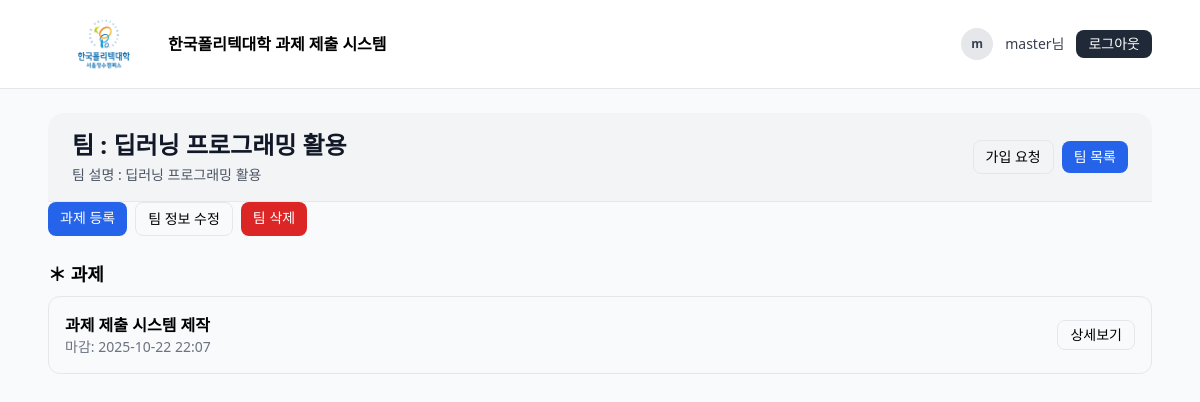
Screenshot of /teams/12 (signed in) with the database file from the repository.
### submit/models.py (models this page shows, shortened)
class Team(models.Model):
    owner = models.ForeignKey(
        User, on_delete=models.CASCADE, related_name="owned_teams", verbose_name="소유자(교수)"
    )
    name = models.CharField("팀명", max_length=100)
    description = models.TextField("설명", blank=True)
    join_code = models.CharField("팀코드", max_length=6, unique=True, editable=False)
    join_code_generated_at = models.DateTimeField("팀코드 발급일시", auto_now_add=True)
    created_at = models.DateTimeField("생성일시", auto_now_add=True)
    updated_at = models.DateTimeField("수정일시", auto_now=True)
    cover = models.ImageField("대표 이미지", upload_to="team_covers/", blank=True, null=True)
    class Meta:
        verbose_name = "팀"
        verbose_name_plural = "팀"
        constraints = [
            models.UniqueConstraint(fields=["owner", "name"], name="uq_team_owner_name"),
        ]
        ordering = ["name"]

class Assignment(models.Model):
    team = models.ForeignKey(Team, on_delete=models.CASCADE, related_name="assignments", verbose_name="팀")
    title = models.CharField("제목", max_length=120)
    description = models.TextField("설명", blank=True)
    due_at = models.DateTimeField("마감일시")
    max_score = models.PositiveIntegerField("배점", default=100)
    late_policy = models.CharField("지연 정책", max_length=50, blank=True)   # 예: "accept -10/day"
    file_rules = models.CharField("파일 규칙", max_length=100, blank=True)   # 예: "pdf,zip; 20MB"
    created_by = models.ForeignKey(User, on_delete=models.SET_NULL, null=True, verbose_name="등록자(교수)")
    created_at = models.DateTimeField("생성일시", auto_now_add=True)
    updated_at = models.DateTimeField("수정일시", auto_now=True)
    is_closed = models.BooleanField("마감됨", default=False)
    class Meta:
        verbose_name = "과제"
        verbose_name_plural = "과제"
        ordering = ["due_at"]

### submit/views.py (the view)
# urls.py: path('teams/<int:team_id>', views.team_detail, name='team_detail'),
@login_required
def team_detail(request, team_id):
    team = get_object_or_404(Team, pk=team_id)
    is_owner = (team.owner_id == request.user.id)
    is_member = TeamMembership.objects.filter(
        team=team,
        student=request.user,
        status="APPROVED"
    ).exists()
    if not (is_owner or is_member):
        return HttpResponseForbidden("팀 구성원만 접근할 수 있습니다.")
    assigns = Assignment.objects.filter(team=team).order_by('-due_at')
    my_submissions = {}
    if not is_owner:
        my_submissions = {
            s.assignment_id: s
            for s in Submission.objects.filter(assignment__team=team, student=request.user)
        }
    ctx = {
        "team": team,
        "assignments": assigns,
        "my_submissions": my_submissions,
        "is_owner": is_owner,
    }
    return render(request, 'teams/team_detail.html', ctx)

### templates/teams/team_detail.html (shortened to what this page needs)
{% extends 'base.html' %}
{% block content %}
<div class="flex items-center justify-between bg-gray-100 px-6 py-4 rounded-t-2xl border-b">
  <div>
    <h1 class="text-2xl font-bold text-gray-900">팀 : {{ team.name }}</h1>
    {% if team.description %}
      <p class="text-sm text-gray-600 mt-1">팀 설명 : {{ team.description }}</p>
    {% endif %}
  </div>
  <div class="flex items-center gap-2">
    {% if is_owner %}
      <a href="{% url 'team_requests' team_id=team.id %}"
         class="px-3 py-1.5 rounded-lg border text-sm hover:bg-gray-50">
        가입 요청
      </a>
      <a href="{% url 'teacher_team_list' %}"
         class="px-3 py-1.5 rounded-lg bg-blue-600 text-white text-sm hover:bg-blue-500">
        팀 목록
      </a>
    {% else %}
      <a href="{% url 'teacher_team_list' %}"
         class="inline-flex items-center gap-1 px-4 py-2 rounded-lg bg-blue-600 text-white text-sm font-medium shadow hover:bg-blue-500 transition">
         팀 목록으로
      </a>
    {% endif %}
  </div>
</div>
  {% if is_owner %}
  <div class="flex gap-2 mb-4">
    <a href="{% url 'assignment_create' team_id=team.id %}"
       class="px-3 py-1.5 rounded-lg bg-blue-600 text-white text-sm hover:bg-blue-500">
      과제 등록
    </a>
    <a href="{% url 'team_edit' team_id=team.id %}"
       class="px-3 py-1.5 rounded-lg border text-sm hover:bg-gray-50">
      팀 정보 수정
    </a>
    <a href="{% url 'team_delete' team_id=team.id %}"
       class="px-3 py-1.5 rounded-lg bg-red-600 text-white text-sm hover:bg-red-500">
      팀 삭제
    </a>
  </div>
  {% endif %}
  <h2 class="text-lg font-semibold mt-6 mb-2">＊ 과제</h2>
  {% if assignments %}
    <div class="divide-y border rounded-xl bg-gray-50">
      {% for a in assignments %}
      <div class="p-4 flex items-center justify-between">
        <div>
          <div class="font-semibold">{{ a.title }}</div>
          <div class="text-sm text-gray-500">
            마감: {{ a.due_at|date:"Y-m-d H:i" }}
          </div>
        </div>
        <div class="flex gap-2">
          <a href="{% url 'assignment_detail' team_id=team.id assignment_id=a.id %}"
             class="px-3 py-1 rounded-lg border text-sm hover:bg-gray-100">
            상세보기
          </a>
        </div>
      </div>
      {% endfor %}
    </div>
  {% else %}
    <p class="text-sm text-gray-600">등록된 과제가 없습니다.</p>
  {% endif %}
{% endblock %}

### templates/base.html (shortened to what this page needs)
<!doctype html>
<html lang="ko">
<head>
  {% load static %}
  <script src="https://cdn.tailwindcss.com"></script>
</head>
<body class="bg-gray-50">
  <header class="bg-white border-b border-gray-200">
    <div class="max-w-6xl mx-auto flex items-center justify-between px-6 py-3">
        <div class="flex items-center gap-2">
        <a href="{% url 'teacher_team_list' %}" class="flex items-center gap-2">
            <img src="{% static 'img/polytech.png' %}" alt="logo" class="h-[64px] w-auto" />
            <span class="font-semibold">한국폴리텍대학 과제 제출 시스템</span>
        </a>
        </div>
    <div class="flex items-center gap-3">
    {% if request.user.is_authenticated %}
        <span class="inline-flex h-8 w-8 items-center justify-center rounded-full bg-gray-200 text-xs font-semibold text-gray-700">
        {{ request.user.get_full_name|default:request.user.username|first }}
        </span>
    {% if request.user.is_authenticated %}
      {% with sp=request.user.studentprofile|default_if_none:None %}
        {% if sp and request.user.first_name %}
          <span class="text-sm text-gray-700">{{ sp.student_id }} {{ request.user.first_name }}님</span>
        {% elif request.user.first_name %}
          <span class="text-sm text-gray-700">{{ request.user.first_name }}님</span>
        {% else %}
          <span class="text-sm text-gray-700">{{ request.user.username }}님</span>
        {% endif %}
      {% endwith %}
        <form method="post" action="{% url 'logout' %}">
        <button class="px-3 py-1 rounded-lg bg-gray-800 text-white text-sm hover:bg-gray-700" type="submit">
            로그아웃
        </button>
        </form>
    {% else %}
        <a href="{% url 'login' %}" class="px-3 py-1 rounded-lg bg-blue-600 text-white text-sm hover:bg-blue-500">
        로그인
        </a>
    {% endif %}
    {% else %}
        <a href="{% url 'login' %}" class="px-3 py-1 rounded-lg bg-blue-600 text-white text-sm hover:bg-blue-500">
        로그인
        </a>
    {% endif %}
    </div>
  </header>
  <main class="max-w-6xl mx-auto px-6 py-6">
    {% block content %}{% endblock %}
  </main>
</body>
</html>

### rows the page displays
Team: name "딥러닝 프로그래밍 활용", description "딥러닝 프로그래밍 활용"
Assignment: title "과제 제출 시스템 제작", due_at "2025-10-22 22:07"

### other values shown
{{ request.user.get_full_name|default:request.user.username|first }} "m"
{{ request.user.username }} "master"
